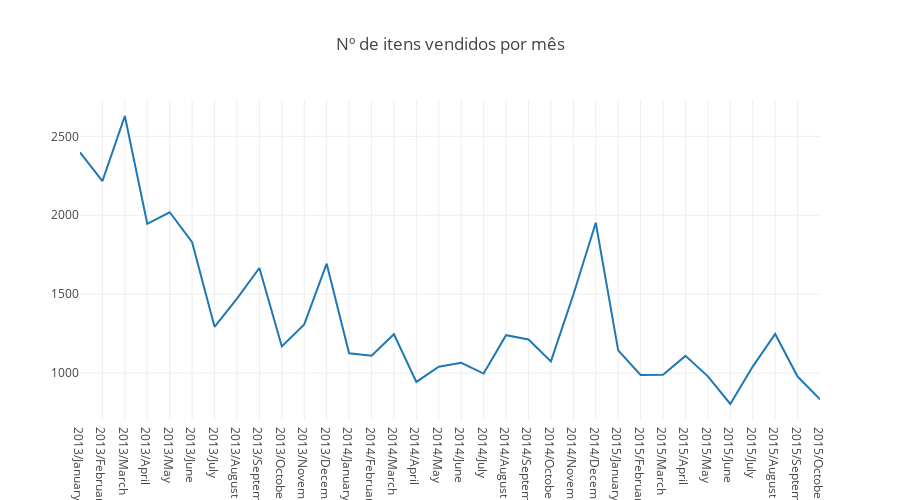

The notebook cell this image was saved under:
### Code cell
trace1 = go.Scatter(
    x=date_range,
    y=items_sold,
    name='shop ' + str(shop),
)
fig = tools.make_subplots(rows=1, cols=1)

fig.append_trace(trace1, 1, 1)

fig['layout'].update(height=500, width=900, title='Nº de itens vendidos por mês',
                     xaxis = dict())
iplot(fig)

### Figure 1 — Plotly figure (JSON) as saved in the notebook; plotly's stock layout.template omitted (floating-point values rounded to 4 significant figures)
{"data": [{"name": "shop 37", "type": "scatter", "uid": "5f2f0955-4728-49c1-8127-039f42b5bb8c", "x": ["2013/January", "2013/February", "2013/March", "2013/April", "2013/May", "2013/June", "2013/July", "2013/August", "2013/September", "2013/October", "2013/November", "2013/December", "2014/January", "2014/February", "2014/March", "2014/April", "2014/May", "2014/June", "2014/July", "2014/August", "2014/September", "2014/October", "2014/November", "2014/December", "2015/January", "2015/February", "2015/March", "2015/April", "2015/May", "2015/June", "2015/July", "2015/August", "2015/September", "2015/October"], "xaxis": "x", "y": [2399, 2216, 2629, 1946, 2019, 1829, 1293, 1472, 1666, 1169, 1308, 1693, 1125, 1110, 1246, 944, 1040, 1065, 997, 1240, 1213, 1074, 1496, 1953, 1144, 988, 990, 1109, 979, 804, 1041, 1248, 978, 833], "yaxis": "y"}], "layout": {"height": 500, "title": {"text": "Nº de itens vendidos por mês"}, "width": 900, "xaxis": {"anchor": "y", "domain": [0, 1]}, "yaxis": {"anchor": "x", "domain": [0, 1]}}}
